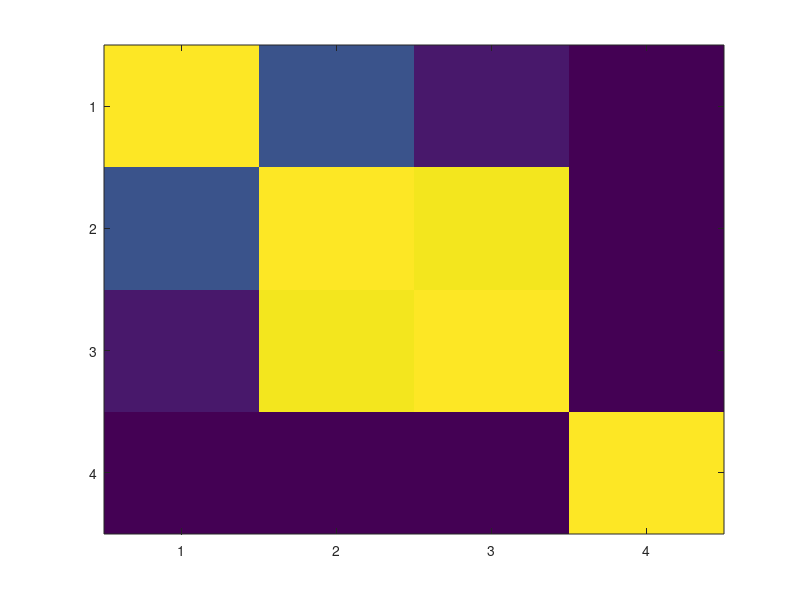
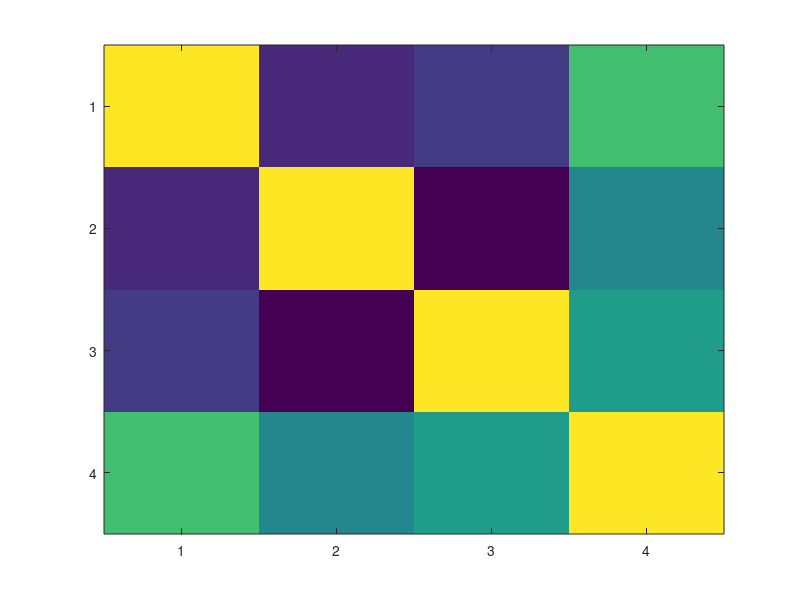

Reproduce these figures in MATLAB, in order.
x = randn(100,4);     % Uncorrelated data
x(:,4) = sum(x,2);   % Introduce correlation.
[r,p] = corrcoef(x)  % Compute sample correlation and p-values.
[i,j] = find(p<0.05);  % Find significant correlations.
[i,j]                % Display their (row,col) indices.

figure
imagesc(p);

figure
imagesc(r);